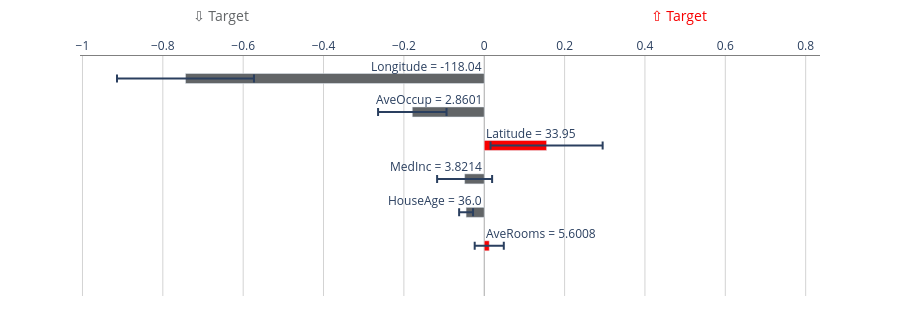

The cell this chart's notebook holds for it:
### Markdown cell above
Given a data sample, one can also obtain the local importance, which is the importance of the features for the model's prediction on that sample.
In the following cell, we consider sample $10$. The function `explain_prediction()` computes the local importance for a given sample.

`Latitude=33.0` means that the value of feature `Latitude` for that sample is `33.0`. Removing that feature would change the model's prediction by the magnitude of the bar. That is, in this case, the model's prediction for the median house price is approximately 1.15 (i.e., $115 000) less because the model knows the value of `Latitude` is `33.0`.

### Code cell
result_explain_prediction_default = explainer.explain_prediction(X_train.sample(n=10))
result_explain_prediction_default[0].show_in_notebook()

### Figure 1 — Plotly figure (JSON) as saved in the notebook; plotly's stock layout.template omitted (floating-point values rounded to 4 significant figures)
{"data": [{"error_x": {"array": [0.01733, 0.06844, 0.08518, 0.1705], "arrayminus": [0.01733, 0.06844, 0.08518, 0.1705], "type": "data"}, "hovertemplate": "(%{x:.4g}, %{y})", "legendgroup": "negative", "marker": {"color": "#626567"}, "name": "33756=negative", "orientation": "h", "showlegend": false, "text": "", "textposition": "outside", "type": "bar", "width": 0.3, "x": [-0.04519, -0.04887, -0.1791, -0.7436], "y": ["HouseAge", "MedInc", "AveOccup", "Longitude"]}, {"error_x": {"array": [0.03622, 0.1395], "arrayminus": [0.03622, 0.1395], "type": "data"}, "hovertemplate": "(%{x:.4g}, %{y})", "legendgroup": "positive", "marker": {"color": "#F80000"}, "name": "33756=positive", "orientation": "h", "showlegend": false, "text": "", "textposition": "outside", "type": "bar", "width": 0.3, "x": [0.01245, 0.1552], "y": ["AveRooms", "Latitude"]}, {"marker": {"line": {"color": "rgba(0,0,0,0)", "width": 1}}, "name": "", "orientation": "h", "showlegend": false, "type": "bar", "width": 0, "x": [0.7436], "y": ["    "]}], "layout": {"annotations": [{"showarrow": false, "text": "AveRooms = 5.6008", "x": 0, "xanchor": "left", "xref": "x", "y": 1, "yref": "y", "yshift": 12.0}, {"showarrow": false, "text": "HouseAge = 36.0", "x": 0, "xanchor": "right", "xref": "x", "y": 2, "yref": "y", "yshift": 12.0}, {"showarrow": false, "text": "MedInc = 3.8214", "x": 0, "xanchor": "right", "xref": "x", "y": 3, "yref": "y", "yshift": 12.0}, {"showarrow": false, "text": "Latitude = 33.95", "x": 0, "xanchor": "left", "xref": "x", "y": 4, "yref": "y", "yshift": 12.0}, {"showarrow": false, "text": "AveOccup = 2.8601", "x": 0, "xanchor": "right", "xref": "x", "y": 5, "yref": "y", "yshift": 12.0}, {"showarrow": false, "text": "Longitude = -118.04", "x": 0, "xanchor": "right", "xref": "x", "y": 6, "yref": "y", "yshift": 12.0}, {"font": {"color": "#626567", "size": 14}, "showarrow": false, "text": "⇩ Target", "x": 0.15, "xref": "paper", "y": 1.05, "yref": "paper", "yshift": 40}, {"font": {"color": "#F80000", "size": 14}, "showarrow": false, "text": "⇧ Target", "x": 0.85, "xref": "paper", "y": 1.05, "yref": "paper", "yshift": 40}], "barmode": "overlay", "height": 316, "margin": {"b": 20, "t": 56}, "plot_bgcolor": "rgba(0,0,0,0)", "title": {"x": 0.5}, "xaxis": {"categoryarray": ["    ", "AveRooms", "HouseAge", "MedInc", "Latitude", "AveOccup", "Longitude"], "categoryorder": "array", "gridcolor": "LightGrey", "linecolor": "Grey", "linewidth": 1, "mirror": false, "showline": true, "showticklabels": true, "side": "top", "title": {"text": " "}, "visible": true, "zeroline": true, "zerolinecolor": "DarkGrey", "zerolinewidth": 1}, "yaxis": {"categoryarray": ["    ", "AveRooms", "HouseAge", "MedInc", "Latitude", "AveOccup", "Longitude"], "categoryorder": "array", "gridcolor": "white", "linecolor": "Grey", "linewidth": 1, "mirror": false, "showline": true, "showticklabels": false, "side": "top", "type": "category", "visible": false, "zeroline": true, "zerolinecolor": "DarkGrey", "zerolinewidth": 1}}}
